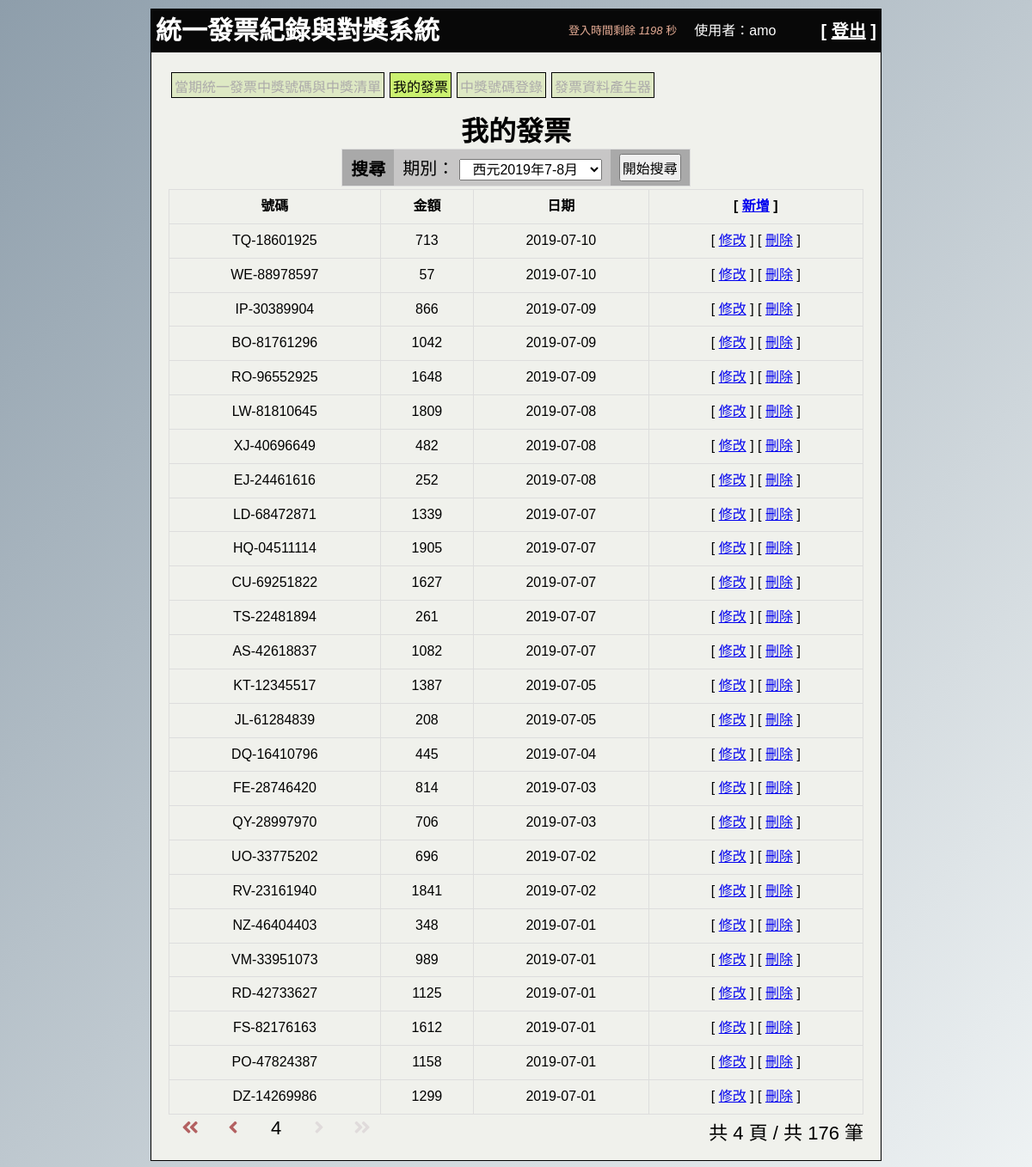
/myinvoice.php?tPage=4 (signed in), run on the app's committed database.
### tables this page shows
CREATE TABLE `user_invoice` (
  `pk` int(10) UNSIGNED NOT NULL,
  `user_data_pk` int(11) NOT NULL,
  `first_id` varchar(2) NOT NULL,
  `last_num` varchar(8) NOT NULL,
  `invoice_price` int(11) NOT NULL,
  `invoice_date` date NOT NULL,
  `credit_time` timestamp NOT NULL DEFAULT current_timestamp(),
  `modify_time` timestamp NOT NULL DEFAULT current_timestamp()
);

### include/_common.php (called while the page is built, shortened)
<?php
    function fun_stage_datebetween($year,$j){
        switch ($j) {
            case '4':
                return " and (invoice_date >= '". $year ."-7-1' and invoice_date < '". $year ."-9-1') ";
                break;
        }
    }
?>

### myinvoice.php (the view, shortened to what this page needs)
<?php
include_once 'include/_common.php';
$sql="select winnum_year,winnum_stage from `winnum_original` order by winnum_year DESC,winnum_stage DESC";
$rows=$pdo->query($sql)->fetch(PDO::FETCH_ASSOC);
$srhsqlcount="select count(*) as tCount from user_invoice where user_data_pk = '". $_SESSION['userpk'] ."' ". fun_stage_datebetween(substr($_SESSION["srh_ystage"], 0, 4),substr($_SESSION["srh_ystage"], 4, 1)). "";
$rowsCount=$pdo->query($srhsqlcount)->fetch();
$tTotal=$rowsCount["tCount"];
$tPageTotal = 1;
$tPageSize = 50;
if ($tTotal == 0) {
	$tPageTotal = 1 ;
}else{
	$tPageTotal = ceil($tTotal/$tPageSize);
}
if (!isset($_GET["tPage"])){
    $tPage = 1;
} else {
    $tPage = intval($_GET["tPage"]);
}
$limit_sql=" LIMIT ". ($tPage-1)*$tPageSize .",". $tPage*$tPageSize ." ";
$srhsql="select * from user_invoice where user_data_pk = '". $_SESSION['userpk'] ."' ". fun_stage_datebetween(substr($_SESSION["srh_ystage"], 0, 4),substr($_SESSION["srh_ystage"], 4, 1)). " order by invoice_date DESC ".$limit_sql;
$rows=$pdo->query($srhsql)->fetchAll();
$list_str="";
foreach ($rows as $k => $v) {
  $list_str.='<tr>';
  $list_str.='<td>'. $v['first_id'] .'-'. $v['last_num'] .'</td>';
  $list_str.='<td>'. $v['invoice_price'] .'</td>';
  $list_str.='<td>'. $v["invoice_date"] .'</td>';
  $list_str.='<td>[ <a href="myinvoice_edit.php?upk='. $v['pk'] .'">修改</a> ] [ <a href="#" onClick="if(confirm(\'確定刪除嗎\')){location.href=\'myinvoice_del.php?dpk='. $v['pk'] .'\';} else{ return false ; }">刪除</a> ]</td>';
  $list_str.='</tr>';
}
$ThisPage_url = 'myinvoice.php';
$tPageSelMsg = '';
if ($tPageTotal > 1) {
	$tPageSelMsg .= '<ul>';
	if ($tPage == 1) {
    $tPageSelMsg .= '<li><i class="fas fa-angle-double-left"></i></li>';
    $tPageSelMsg .= '<li><i class="fas fa-angle-left"></i></li>';
    $tPageSelMsg .= '<li>'. $tPage .'</li>';
    $tPageSelMsg .= '<li><a href="'. $ThisPage_url .'?tPage=' . ($tPage + 1) . '"><i class="fas fa-angle-right"></i></a></li>';
    $tPageSelMsg .= '<li><a href="'. $ThisPage_url .'?tPage=' . ($tPageTotal) . '"><i class="fas fa-angle-double-right"></i></a></li>';
	} elseif ($tPage ==  $tPageTotal) {
		$tPageSelMsg .= '<li><a href="'. $ThisPage_url .'?tPage=1"><i class="fas fa-angle-double-left"></i></a></li>';
    $tPageSelMsg .= '<li><a href="'. $ThisPage_url .'?tPage=' . ($tPage - 1) . '"><i class="fas fa-angle-left"></i></a></li>';
    $tPageSelMsg .= '<li>'. $tPage .'</li>';
    $tPageSelMsg .= '<li><i class="fas fa-angle-right"></i></li>';
    $tPageSelMsg .= '<li><i class="fas fa-angle-double-right"></i></li>';
	}
	$tPageSelMsg .= '</ul>';
}
?>
<!DOCTYPE html>
<html lang="zh-Hant-TW">
<head>
  <link rel="stylesheet" href="./css/style.css">
  <link rel="stylesheet" href="./css/all.min.css">
</head>
<body>
  <?php include_once 'include/_header.php';?>
  <div class="main">
    <div class="menu">
      <ul>
        <li class="b"><a href="main.php">當期統一發票中獎號碼與中獎清單</a></li>
        <li class="a">我的發票</li>
        <li class="b"><a href="winnum.php">中獎號碼登錄</a></li>
        <li class="b"><a href="invoice_autoproduce.php">發票資料產生器</a></li>
      </ul>
    </div>
    <div class="cont">
      <h1>我的發票</h1>
      <form action="myinvoice.php" method="post">
      <table class="table-search">
        <tr>
         <th>搜尋</th>
         <td>期別：
          <select name="srh_ystage">
            <?php
            for ($i=date("Y"); $i >= 2018; $i--) {
              for ($j=6; $j >= 1 ; $j--) {
                $selstr="";
                if ($i==substr($_SESSION["srh_ystage"], 0, 4) && $j==substr($_SESSION["srh_ystage"], 4, 1)) {
                  $selstr=" selected ";
                }
                echo '<option value="'.$i.$j.'" '. $selstr .'>西元'.$i.'年'.fun_stageName($j).'</option>';
              }
            }
            ?>
        </select>
         </td>
         <th><input type="submit" value="開始搜尋"><input type="hidden" name="sub_srh" value="1"></th>
        </tr>
      </table>
      </form>
      <table class="table-invoicelist">
         <tr>
          <th>號碼</th>
          <th>金額</th>
          <th>日期</th>
          <th>[ <a href="myinvoice_add.php">新增</a> ]</th>
         </tr>
         <?php echo $list_str;?>
       </table>
       <div class="page_next">
         <div class="updown">
           <?php echo $tPageSelMsg;?>
        </div>
         <div class="info">共 <?php echo $tPageTotal;?> 頁 / 共 <?php echo $tTotal;?> 筆</div>
       </div>
    </div>
  </div>
</body>
</html>

### css/style.css (style rules this page uses)
* { box-sizing:border-box; margin:0; padding:0; font-family:"Microsoft JhengHei",Arial, Helvetica, sans-serif; list-style-type:none; }
body { background-attachment: fixed; background-image: linear-gradient(to bottom right, #8e9eab, #eef2f3); }
.main { width: 850px; margin: 0 auto 10px auto; border: 1px solid #000; padding: 20px; background: #f0f1ec; }
.menu li { height: 30px; border: 1px solid #000; background: #dee9c4; text-align: center; padding: 3px; margin: 3px; float:left; }
.menu li a { color:#acaaaa; text-decoration: none; }
.menu li.a,.menu li.b:hover { border: 1px solid #000; background: #cbf170; }
.cont h1 { text-align: center; margin:10px auto 0 auto; }
.cont table { border: 1px solid #ddd; border-collapse: collapse; border-spacing: 0; }
.cont .table-invoicelist { width: 100%; max-width: 100%; margin-top: 3px; margin-bottom: 3px; }
.cont .table-invoicelist th, .cont .table-invoicelist td { border: 1px solid #ddd; padding: 8px; line-height: 1.42857143; vertical-align: middle !important; text-align: center !important; }
.table-search { margin: 0 auto; font-size:20px; height:30px; padding: 5px; }
.cont .table-search th, .cont .table-search td { padding: 5px 10px 5px 10px; vertical-align: middle !important; text-align: center !important; }
.table-search th { background: darkgray; }
.table-search td { background: rgb(199, 198, 198); }
.cont .table-search input[type='text'],.cont .table-search select,.cont .table-search input[type='submit'] { padding:2px 2px; font-size:16px; text-align:center; }
.page_next { margin: 0 auto; width:100%; height:30px; font-size:22px; }
.page_next>.updown { float:left; }
.page_next>.updown li { float:left; width:50px; text-align: center; }
.page_next>.updown li .fas { color:rgb(224, 219, 219); }
.page_next>.updown li a .fas { color:rgb(179, 97, 97); }
.page_next>.info { text-align: right; float:right; }

### data on the page
user_invoice: first "TQ", last_num "18601925", invoice_price "713", invoice_date "2019-07-10"
user_invoice: first "WE", last_num "88978597", invoice_price "57", invoice_date "2019-07-10"
user_invoice: first "IP", last_num "30389904", invoice_price "866", invoice_date "2019-07-09"
user_invoice: first "BO", last_num "81761296", invoice_price "1042", invoice_date "2019-07-09"
user_invoice: first "RO", last_num "96552925", invoice_price "1648", invoice_date "2019-07-09"
user_invoice: first "LW", last_num "81810645", invoice_price "1809", invoice_date "2019-07-08"
user_invoice: first "XJ", last_num "40696649", invoice_price "482", invoice_date "2019-07-08"
user_invoice: first "EJ", last_num "24461616", invoice_price "252", invoice_date "2019-07-08"
user_invoice: first "LD", last_num "68472871", invoice_price "1339", invoice_date "2019-07-07"
user_invoice: first "HQ", last_num "04511114", invoice_price "1905", invoice_date "2019-07-07"
user_invoice: first "CU", last_num "69251822", invoice_price "1627", invoice_date "2019-07-07"
user_invoice: first "TS", last_num "22481894", invoice_price "261", invoice_date "2019-07-07"
user_invoice: first "AS", last_num "42618837", invoice_price "1082", invoice_date "2019-07-07"
user_invoice: first "KT", last_num "12345517", invoice_price "1387", invoice_date "2019-07-05"
user_invoice: first "JL", last_num "61284839", invoice_price "208", invoice_date "2019-07-05"
user_invoice: first "DQ", last_num "16410796", invoice_price "445", invoice_date "2019-07-04"
user_invoice: first "FE", last_num "28746420", invoice_price "814", invoice_date "2019-07-03"
user_invoice: first "QY", last_num "28997970", invoice_price "706", invoice_date "2019-07-03"
user_invoice: first "UO", last_num "33775202", invoice_price "696", invoice_date "2019-07-02"
user_invoice: first "RV", last_num "23161940", invoice_price "1841", invoice_date "2019-07-02"
user_invoice: first "NZ", last_num "46404403", invoice_price "348", invoice_date "2019-07-01"
user_invoice: first "VM", last_num "33951073", invoice_price "989", invoice_date "2019-07-01"
user_invoice: first "RD", last_num "42733627", invoice_price "1125", invoice_date "2019-07-01"
user_invoice: first "FS", last_num "82176163", invoice_price "1612", invoice_date "2019-07-01"
user_invoice: first "PO", last_num "47824387", invoice_price "1158", invoice_date "2019-07-01"
user_invoice: first "DZ", last_num "14269986", invoice_price "1299", invoice_date "2019-07-01"

### other printed values
$tPage "4"
$tPageTotal "4"
$tTotal "176"
